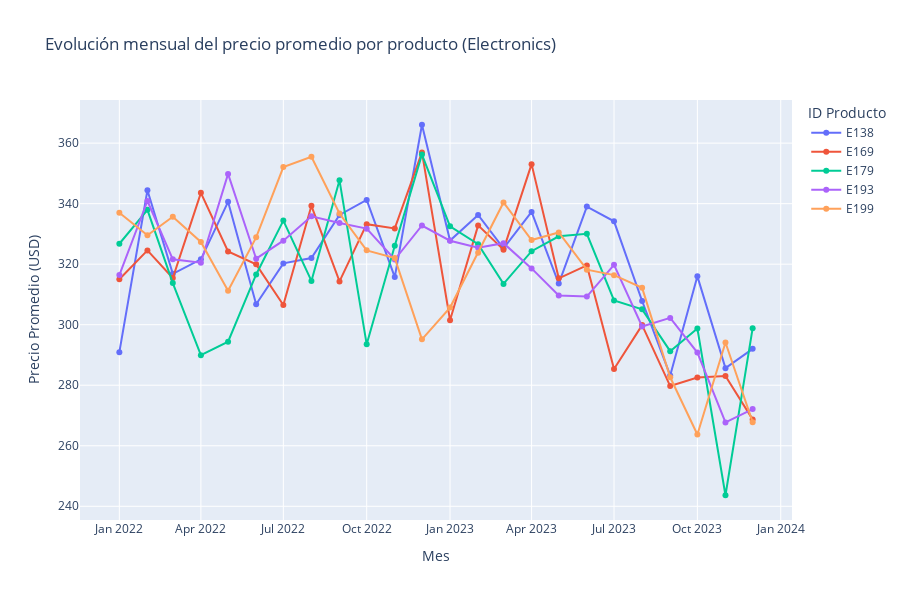

Notebook cell for this chart:
### Markdown cell above
### Producto - Precio Promedio

### Code cell
# Calcular el precio promedio mensual por producto
monthly_price_product = electronics_df.groupby(["month", "product_id"])["price"].mean().reset_index()

# Visualizar con gráfico de línea interactivo
fig = px.line(
    monthly_price_product,
    x="month",
    y="price",
    color="product_id",
    title="Evolución mensual del precio promedio por producto (Electronics)",
    labels={"month": "Mes", "price": "Precio Promedio (USD)", "product_id": "Producto"},
    markers=True
)

fig.update_layout(height=600, legend_title_text="ID Producto")
fig.show()
